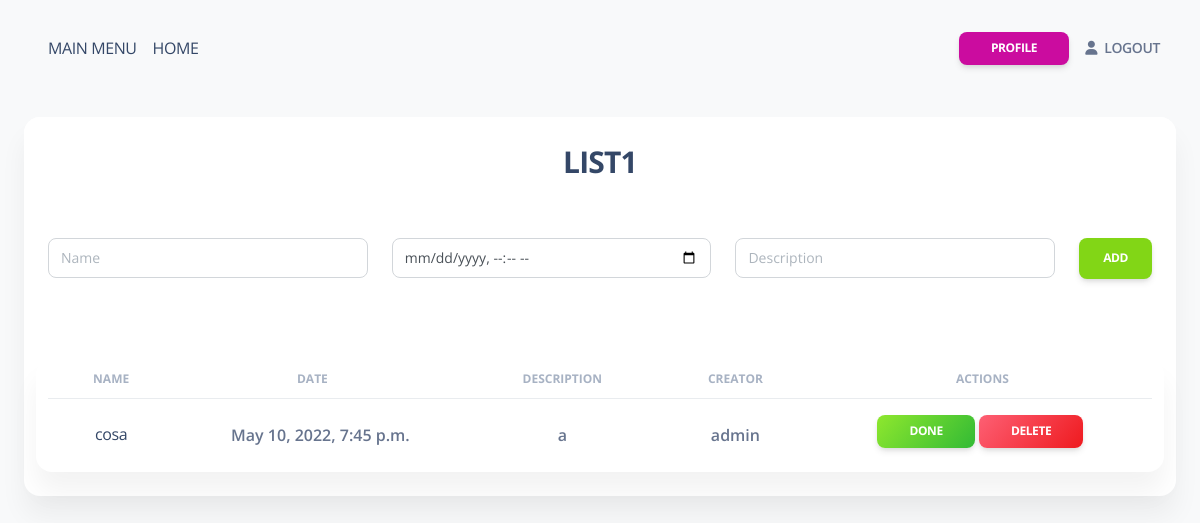
The page /events/list1/ (signed in) on the database its author committed.
### eventlist/models.py (models this page shows, shortened)
class EventList(models.Model):
    name = models.CharField(max_length=100, unique=True)
    creation_date = models.DateField(auto_now_add=True)
    last_updated_date = models.DateTimeField(auto_now=True)
    users = models.ManyToManyField(User, blank = True)

class Event(models.Model):
    name = models.CharField(max_length=100)
    event_list = models.ForeignKey(EventList, unique = False, on_delete=models.CASCADE)
    description = models.TextField()
    creator = models.ForeignKey(User, unique = False, on_delete=models.PROTECT)
    date = models.DateTimeField()
    creation_date = models.DateField(auto_now_add=True)
    last_updated_date = models.DateTimeField(auto_now=True)
    completed = models.BooleanField(default=False, blank = True)
    notes = models.TextField()

class User(models.Model):
    user = models.OneToOneField(DjangoUser, on_delete=models.CASCADE)
    creation_date = models.DateField(auto_now_add=True)
    last_updated_date = models.DateTimeField(auto_now=True)

### eventlist/views.py (the view, shortened to what this page needs)
# urls.py: path('events/<str:list_name>/', event_list_view.detail_event_list, name='list_events'),
@login_required(login_url='/accounts/login/')
def detail_event_list(request, list_name):
    user = User.objects.get_or_create(user=request.user)
    event_list = get_object_or_404(EventList, name = list_name)
    if user in event_list.users.all():
        return render(request,"home/403.html")
    if request.method == 'GET':
        form = addEventForm()
        return render(
            request,
            "home/event_list.html",
            {
                "form": form,
                "list": event_list,
            }
        )

### eventlist/forms.py
class addEventForm(forms.Form):
    name = forms.CharField(widget=forms.TextInput(
        attrs={
            "placeholder": "Name",
            "class": "form-control",
        }
    ))
    date = forms.DateTimeField(widget=forms.DateTimeInput(
        attrs={
            "placeholder": "Date",
            "class": "form-control",
            "type": "datetime-local"
        }
    ))
    description = forms.CharField(required = False, widget=forms.TextInput(
        attrs={
            "placeholder": "Description",
            "class": "form-control",
        }
    ))

### copia seguridad/eventlist/templates/home/event_list.html (shortened to what this page needs)
{% extends 'layouts/base.html' %}
{% block content %}
    <div class="container-fluid py-4">
        <div class="flex-column mx-auto">
            <div class="card mb-1">
                <div class="card-header">
                    <div class="row  justify-content-center">
                        <h3 class="text-center text-uppercase">{{list.name}}</h3>
                    </div>
                </div>
                <div class="card-body">
                    <div class="row  justify-content-center">
                        <form method="post">
                            <div class="row">
                                <div class="col">
                                    {{ form.name }}
                                </div>
                                <div class="col">
                                    {{ form.date }}
                                </div>
                                <div class="col">
                                    {{ form.description }}
                                </div><div class="col-md-auto">
                                    <input type="submit" class="btn btn-success" value="Add">
                                </div>
                            </div>
                        </form>
                    </div>
                    <div class="row  justify-content-center mt-6">
                        {% if list %}
                            <div class="card">
                                <div class="table-responsive">
                                    <table class="table align-items-center mb-0">
                                        <thead>
                                        <tr>
                                            <th class="text-center text-uppercase text-secondary text-xs font-weight-bolder opacity-7">Name</th>
                                            <th class="text-center text-uppercase text-secondary text-xs font-weight-bolder opacity-7 ps-2">Date</th>
                                            <th class="text-center text-uppercase text-secondary text-xs font-weight-bolder opacity-7">Description</th>
                                            <th class="text-center text-uppercase text-secondary text-xs font-weight-bolder opacity-7">Creator</th>
                                            <th class="text-center text-uppercase text-secondary text-xs font-weight-bolder opacity-7">Actions</th>
                                        </tr>
                                        </thead>
                                        <tbody>
                                            {% for event in list.event_set.all %}
                                            <tr>
                                                <td>
                                                  <div class=" justify-content-center text-center px-2 py-1">
                                                    <div>
                                                        <a href="/events/{{ event.name }}/">{{ event.name }}</a>
                                                    </div>
                                                  </div>
                                                </td>
                                                <td>
                                                  <p class=" text-center font-weight-bold mb-0">{{ event.date }}</p>
                                                </td>
                                                <td>
                                                    <p class=" text-center font-weight-bold mb-0">{{ event.description }}</p>
                                                </td>
                                                <td>
                                                    <p class=" text-center font-weight-bold mb-0">{{ event.creator.user.username }}</p>
                                                </td>
                                                <td>
                                                    <div class="text-center">
                                                        <span>
                                                            {% if not event.completed %}
                                                            <a class="text-uppercase btn bg-gradient-success mt-2 btn-sm mr-1" href="{% url 'check_event' event_id=event.id list_name=list.name%}">Done</a>
                                                            {% endif %}
                                                            <a class="text-uppercase btn bg-gradient-danger mt-2 btn-sm me-1" href="{% url 'delete_event' event_id=event.id list_name=list.name%}">Delete</a>
                                                        </span>
                                                    </div>
                                                </td>
                                            </tr>
                                            {% endfor %}
                                        </tbody>
                                    </table>
                                </div>
                            </div>
                        {% else %}
                            <p>Something went wrong.</p>
                        {% endif %}
                    </div>
                </div>
            </div>
        </div>
    </div>
{% endblock content %}

### rows shown on the page
EventList: name "LIST1"
Event: name "cosa", date "May 10, 2022, 7:45 p.m.", description "a", creator.user.username "admin", completed "DONE"
